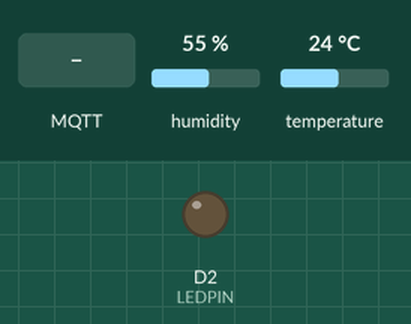
This sketch was run on a simulated ESP8266 (NodeMCU). On the bench: output pins drawn as LEDs (lit = HIGH). The test bench sets the inputs (shaded band); at power-on: humidity 55 %, temperature 24 °C. WiFi joins after 1.5 s; servers stay silent unless stated; uploads are accepted with an empty reply; storage starts empty; no MQTT or app messages arrive unless stated; names the files do not define were given values by the test bench: MQTT_PORT = 1883; what the sketch prints to the serial monitor is not drawn.

Above: at 3.0 s.
3.1 s: MQTT message "WIPE" arrives on the first subscribed topic
At 3.5 s:
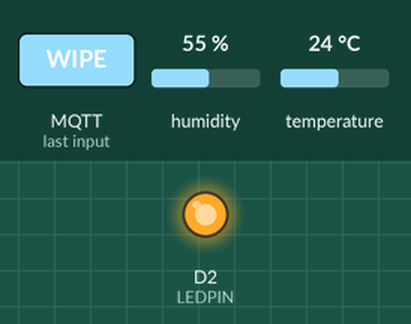
4.6 s: MQTT message "RESET" arrives on the first subscribed topic
At 5.8 s:
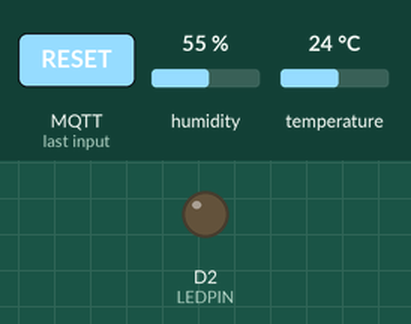
7.5 s: MQTT message "1" arrives on the first subscribed topic
At 8.0 s:
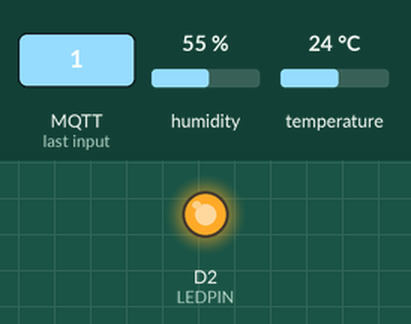
Timing chart, 0 to 10.5 s (numbered marks = the images above; inputs shaded):
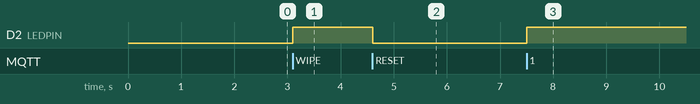

The sketch:

SenseMe.ino
```cpp
// (licence header left out)
#include <ESP8266WiFi.h>
#include <ESP8266HTTPClient.h>
#include "PubSubClient.h"
#include <FS.h>
#include "DHT.h"

#define DHTPIN  D1
#define LEDPIN D2

#define DHTTYPE DHT11   // DHT 11
DHT dht(DHTPIN, DHTTYPE);

// Update these with values suitable for your network.
const char* ssid = "Dialog 4G";
const char* password = "AJkUWnGpCp";

const char* gateway = "{GATEWAY}";
const char* mqtt_server = "{MQTT_SERVER}";
const int mqtt_port = {MQTT_PORT};
const char* tenant_domain = "{TENANT_DOMAIN}";
const char* owner = "{DEVICE_OWNER}";
const char* device_id = "{DEVICE_ID}";

const char* apiKey = "Basic {API_APPLICATION_KEY}";
const char* accessToken = "{DEVICE_TOKEN}";
const char* refreshToken = "{DEVICE_REFRESH_TOKEN}";

char msg[150];
char publishTopic[100];
char subscribedTopic[100];
int count = 0;
bool isTesting = false;
bool isOn = false;
long temp = 0;
long lastDistanceMsg = 0;
long lastMovementMsg = 0;
long lastDistanceCheck = 0;
long lastTest = 0;
int lastDistance = -1;
int lastMovement = -1;
unsigned long initialTimeStamp = 0;

void setup_wifi() {
  delay(10);
  // We start by connecting to WiFi
  Serial.println();
  Serial.print("Connecting to ");
  Serial.println(ssid);

  WiFi.begin(ssid, password);

  while (WiFi.status() != WL_CONNECTED) {
    delay(500);
    Serial.print(".");
  }

  Serial.println("");
  Serial.println("WiFi connected");
  Serial.println("IP address: ");
  Serial.println(WiFi.localIP());
}

void callback(char* topic, byte* payload, unsigned int length) {
  Serial.print("Message arrived [");
  Serial.print(topic);
  Serial.print("] ");
  //Testing doesn't need to have any payload
  isTesting = true;
  count = 5;
  Serial.print("Testing... ");
  if(!isOn){digitalWrite(LEDPIN,HIGH);isOn=true;}
  else if(isOn){digitalWrite(LEDPIN,LOW);isOn=false;}

}

String getAccessToken() {
  File configFile = SPIFFS.open("/config", "r");
  char __refreshToken[36];
  if (!configFile) {
    memcpy(__refreshToken, refreshToken, 36);
    Serial.println("Config file not available. Using defalt coonfigs");
  }else{
    int index = 0;
    while (configFile.available()) {
      __refreshToken[index++] = (char) configFile.read();
      if (index > 36) {
        break;
      }
    }
    configFile.close();
  }

  Serial.print("\nLoaded refreshToken: ");
  Serial.println(__refreshToken);

  HTTPClient http;    //Declare object of class HTTPClient
  char tokenEP[100];
  snprintf (tokenEP, 100, "%s/oauth2wrapper/token", gateway);
  Serial.println(tokenEP);
  http.begin(tokenEP);      //Specify request destination
  http.addHeader("content-type", "application/x-www-form-urlencoded");  //Specify content-type header
  http.addHeader("Authorization", apiKey);

  char payload[200];
  snprintf (payload, 200, "grant_type=refresh_token&refresh_token=%s", __refreshToken);
  Serial.println(payload);
  int httpCode = http.POST(payload);   //Send the request
  String response = http.getString();  //Get the response payload
  http.end();  //Close connection

  Serial.println(response);

  int commaIndex = response.indexOf(',');
  if (commaIndex > 0 && response.length() > 30) {
    String at = response.substring(13, commaIndex);
    String response2 = response.substring(commaIndex + 1, response.length());
    commaIndex = response2.indexOf(',');
    String rt = response2.substring(14, commaIndex);
    char __rt[rt.length() + 1];
    rt.toCharArray(__rt, sizeof(__rt));
    Serial.print("\nUpdated refresh token: ");
    Serial.println(__rt);
    File configFile = SPIFFS.open("/config", "w");
    if (!configFile) {
      Serial.println("Failed to open config file for writing");
    }else{
      configFile.println(__rt);
      configFile.close();
      Serial.println("Config updated");
    }
    String _timeStampString = response2.substring(commaIndex + 12, response2.length());
    syncTime(_timeStampString);
    return at;
  }else{
    Serial.println("\nUsing hardcoded access token");
    return accessToken;
  }
}

void syncTime(String _timeStampString){
  Serial.print("\n_timeStampString: ");
  Serial.println(_timeStampString);
  char _timeStamp[11];
  _timeStampString.toCharArray(_timeStamp, 11);
  Serial.print("\n_timeStamp: ");
  Serial.println(_timeStamp);
  initialTimeStamp = atol(_timeStamp);
  Serial.print("\nSynced time: ");
  Serial.println(initialTimeStamp);
}

WiFiClient espClient;
PubSubClient client(mqtt_server, mqtt_port, callback, espClient);

void setup() {
  pinMode(LEDPIN, OUTPUT);
  digitalWrite(LEDPIN, LOW);
  Serial.begin(115200);
  setup_wifi();

  if (!SPIFFS.begin()) {
    Serial.println("Failed to mount file system");
    return;
  }

  String __at = getAccessToken();
  char __accessToken[__at.length() + 1];
  __at.toCharArray(__accessToken, sizeof(__accessToken));
  Serial.print("\nConnecting MQTT client using access token: ");
  Serial.println(__accessToken);

  snprintf (subscribedTopic, 100, "%s/senseme/%s/command", tenant_domain, device_id);
  if (client.connect(device_id, __accessToken, "")) {
    client.subscribe(subscribedTopic);
    Serial.println("MQTT Client Connected");
    Serial.println(subscribedTopic);
  } else {
    Serial.println("Error while connecting with MQTT server.");
  }

}

void reconnect() {
  // Loop until we're reconnected
  Serial.print("Attempting MQTT connection...");
  // Attempt to connect
  if (client.connect(device_id, accessToken, "")) {
    client.subscribe(subscribedTopic);
    Serial.println("MQTT Client Connected again");
  } else {
    Serial.print("failed, rc=");
    Serial.print(client.state());
    Serial.println(" try again in 5 seconds");
    // Wait 5 seconds before retrying
    delay(5000);
  }
}

long measureTemp() {
  long temperature = dht.readTemperature();
  return temperature;
}

void loop() {
  if (Serial.available()) {
    String cmd = Serial.readString();
    if (cmd == "WIPE") {
      SPIFFS.remove("/config");
      Serial.println("Configurations removed!");
      ESP.reset();
    }
    if (cmd == "RESET") {
      ESP.reset();
    }
  }

  if (!client.connected()) {
    reconnect();
    return;
  }
  client.loop();

  long now = millis();
  if (now - lastDistanceCheck > 2000) {
    temp = measureTemp();
    lastDistanceCheck = now;
  }

  if (now - lastDistanceMsg > 6000) {
    lastDistanceMsg = now;
    long _timeStamp = initialTimeStamp + (now / 1000);
    snprintf (msg, 150, "{\"event\":{\"metaData\":{\"owner\":\"%s\",\"deviceType\":\"senseme\",\"deviceId\":\"%s\",\"time\":%lu},\"payloadData\":{\"TEMPERATURE\":%ld.0}}}", owner, device_id, _timeStamp, temp);
    snprintf (publishTopic, 100, "%s/senseme/%s/TEMPERATURE", tenant_domain, device_id);
    client.publish(publishTopic, msg);
    Serial.print("Publish message: ");
    Serial.println(msg);
    Serial.println(publishTopic);
  }


  if (isTesting && now - lastTest > 1000) {
    lastTest = now;
    if (count == 0) {
      isTesting = false;
      Serial.println("Done!");
    } else {
      count--;
    }
  }
}
```

Measured:
- after the input at 3.1 s, D2 (LEDPIN): LOW → HIGH at once
- after the input at 4.6 s, D2 (LEDPIN): HIGH → LOW at once
- after the input at 7.5 s, D2 (LEDPIN): LOW → HIGH at once
